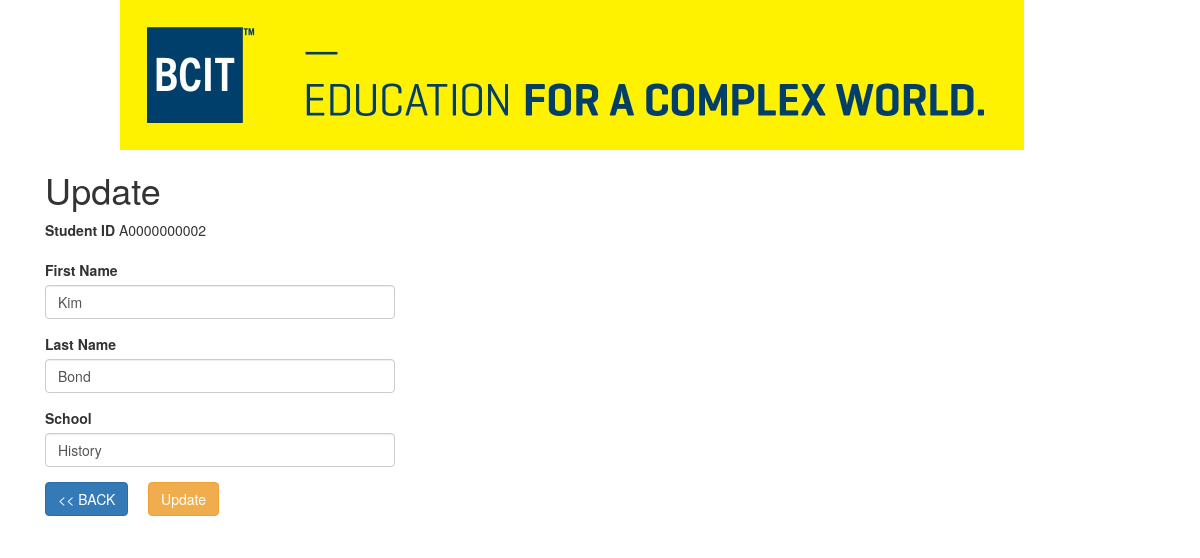
The app's page /update/update.php?id=A0000000002 with its own data.
### tables this page shows
CREATE TABLE Students (
    StudentID VARCHAR(10) NOT NULL,
    FirstName VARCHAR(80),
    LastName VARCHAR(80),
    School VARCHAR(50),
    PRIMARY KEY (StudentID)
);

### display_student/process_display.php (called while the page is built, shortened)
<?php
if (isset($_GET['id'])) {
    include("../inc_db_params.php");
    $id = $_GET['id'];
    if ($db !== FALSE) {
        $stmt = $db->prepare("SELECT * FROM Students WHERE StudentID = :id");
        $stmt->bindValue(':id', $id, SQLITE3_TEXT);
        $res = $stmt->execute();
        $row = $res->fetchArray();
    } else {
        echo "Database connection failed.";
    }
} else {
    echo "Debug: ID received = " . htmlspecialchars($_GET['id']) . "<br>";
}
?>

### update/update.php (the view, shortened to what this page needs)
<?php include('../header.php'); ?>
<?php
include("../display_student/process_display.php");
?>
<h1>Update</h1>
<div class="row">
    <div class="col-md-4">
        <form action="process_update.php" method="post">
            <div class="form-group">
                <label class="control-label">Student ID</label>
                <?php echo htmlspecialchars($row['StudentID']); ?>
            </div>
            <div class="form-group">
                <label for="FirstName" class="control-label">First Name</label>
                <input type="text" class="form-control" name="FirstName" id="FirstName"
                    value="<?php echo htmlspecialchars($row['FirstName']); ?>" required />
            </div>
            <div class="form-group">
                <label for="LastName" class="control-label">Last Name</label>
                <input type="text" class="form-control" name="LastName" id="LastName"
                    value="<?php echo htmlspecialchars($row['LastName']); ?>" required />
            </div>
            <div class="form-group">
                <label for="School" class="control-label">School</label>
                <input type="text" class="form-control" name="School" id="School"
                    value="<?php echo htmlspecialchars($row['School']); ?>" required />
            </div>
            <div class="form-group">
                <a href="../list" class="btn btn-small btn-primary">&lt;&lt; BACK</a>
                <input type="submit" value="Update" name="update" class="btn btn-warning" />
            </div>
        </form>
    </div>
</div>
<?php include('../footer.php'); ?>

### records on screen
students: StudentID "A0000000002", FirstName "Kim", LastName "Bond", School "History"
